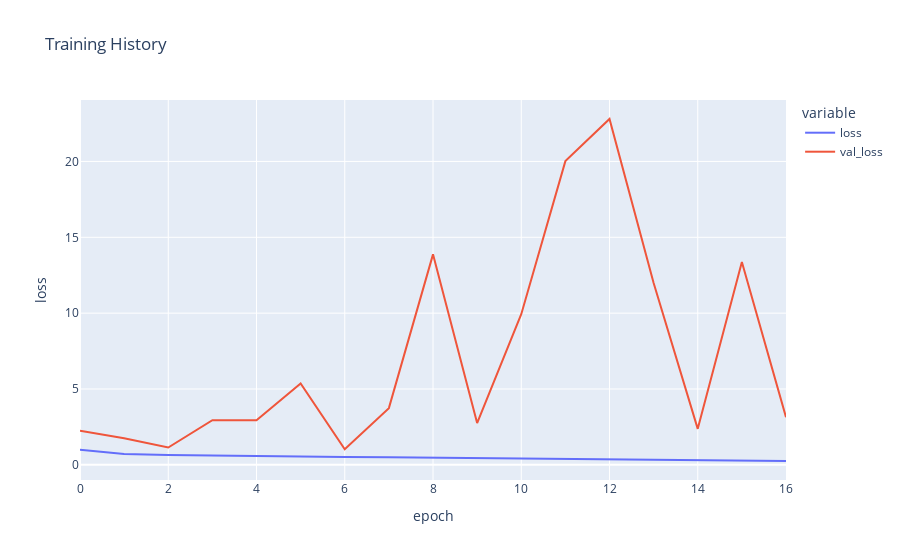

The cell this chart's notebook holds for it:
### Markdown cell above
### Plotting model performance

### Code cell
fig = px.line(
    history_age.history, y=['loss', 'val_loss'],
    labels={'index': 'epoch', 'value': 'loss'}, 
    title='Training History')
fig.show()

### Figure 1 — Plotly figure (JSON) as saved in the notebook; plotly's stock layout.template omitted (floating-point values rounded to 4 significant figures)
{"data": [{"hovertemplate": "variable=loss<br>epoch=%{x}<br>loss=%{y}<extra></extra>", "legendgroup": "loss", "line": {"color": "#636efa", "dash": "solid"}, "marker": {"symbol": "circle"}, "mode": "lines", "name": "loss", "orientation": "v", "showlegend": true, "x": [0, 1, 2, 3, 4, 5, 6, 7, 8, 9, 10, 11, 12, 13, 14, 15, 16], "xaxis": "x", "y": [0.9909, 0.7225, 0.6566, 0.6145, 0.5754, 0.5445, 0.5258, 0.4988, 0.4742, 0.4401, 0.4084, 0.3881, 0.3658, 0.3292, 0.3094, 0.2823, 0.2548], "yaxis": "y", "type": "scatter"}, {"hovertemplate": "variable=val_loss<br>epoch=%{x}<br>loss=%{y}<extra></extra>", "legendgroup": "val_loss", "line": {"color": "#EF553B", "dash": "solid"}, "marker": {"symbol": "circle"}, "mode": "lines", "name": "val_loss", "orientation": "v", "showlegend": true, "x": [0, 1, 2, 3, 4, 5, 6, 7, 8, 9, 10, 11, 12, 13, 14, 15, 16], "xaxis": "x", "y": [2.256, 1.758, 1.146, 2.945, 2.942, 5.363, 1.029, 3.741, 13.88, 2.758, 9.93, 20.02, 22.8, 11.99, 2.374, 13.37, 3.138], "yaxis": "y", "type": "scatter"}], "layout": {"xaxis": {"anchor": "y", "domain": [0, 1], "title": {"text": "epoch"}, "type": "linear", "range": [0, 16], "autorange": true}, "yaxis": {"anchor": "x", "domain": [0, 1], "title": {"text": "loss"}, "type": "linear", "range": [-0.9976, 24.05], "autorange": true}, "legend": {"title": {"text": "variable"}, "tracegroupgap": 0}, "title": {"text": "Training History"}, "autosize": true}}
